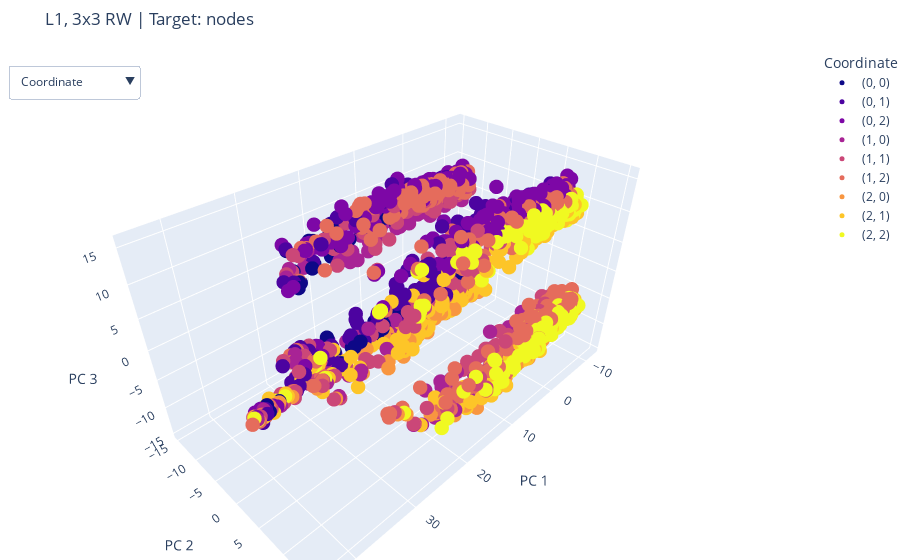

The cell this chart's notebook holds for it:
### Code cell
# Run analysis coloring by arrival direction
run_analysis(
    model_path=MODEL_PATH,
    layer_idx=1,
    num_prompts=100,
    grid_size=3,
    walk_length=50,
    analysis_target='nodes',          # Must be 'nodes'
    aggregation_method='all'          # Must be 'all'
)
